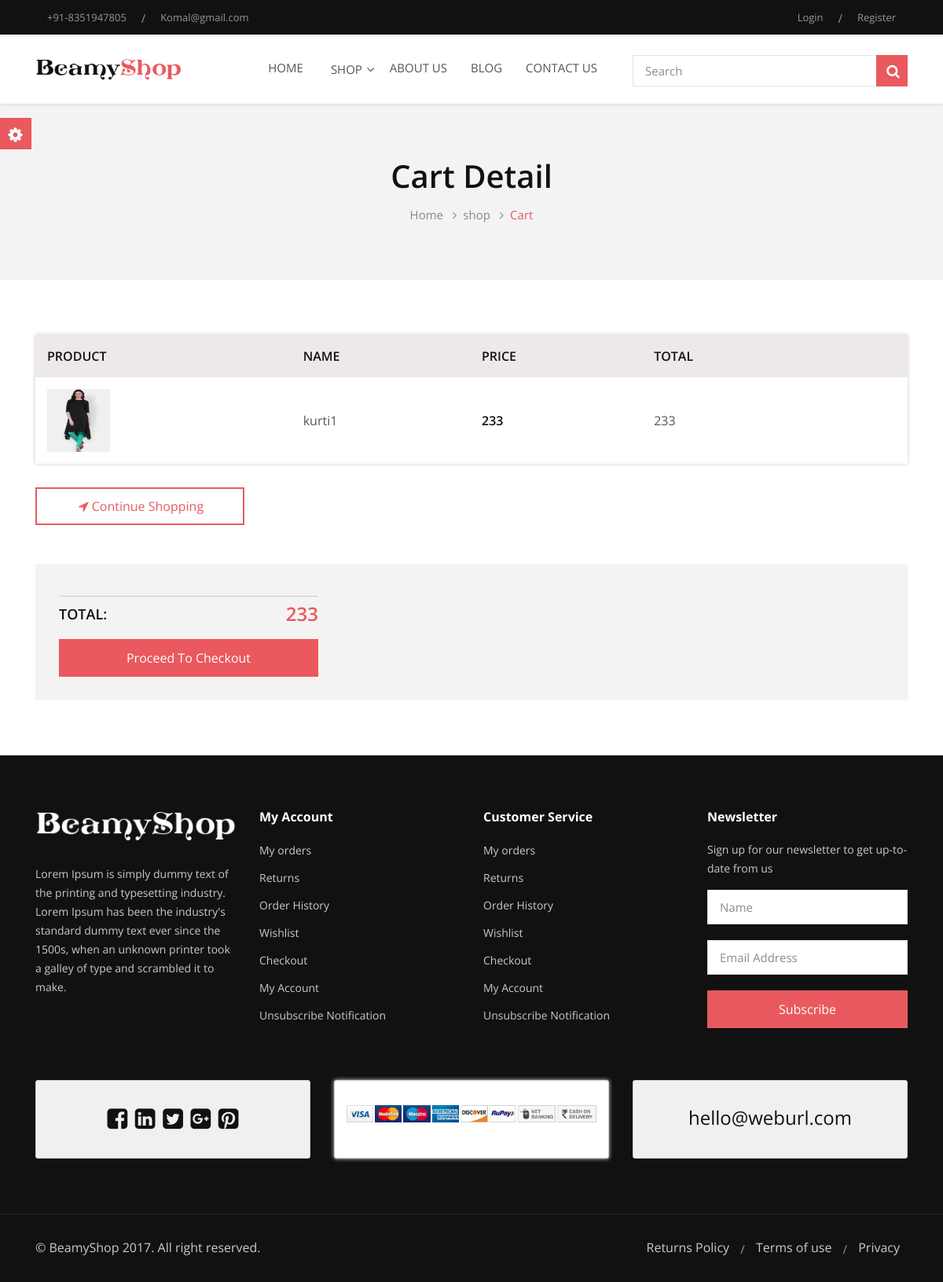
The app's page /cart.php with its own data.
### tables this page shows
CREATE TABLE `logo` (
  `lid` int(11) NOT NULL,
  `ltitle` varchar(255) NOT NULL,
  `iimage` text NOT NULL
);

CREATE TABLE `product` (
  `pid` int(11) NOT NULL,
  `pskuno` int(255) NOT NULL,
  `pcategory` varchar(255) NOT NULL,
  `psubcategory` varchar(255) NOT NULL,
  `productname` varchar(255) NOT NULL,
  `productnewprice` varchar(255) NOT NULL,
  `productoldprice` varchar(255) NOT NULL,
  `productstock` varchar(255) NOT NULL,
  `productcolor` varchar(255) NOT NULL,
  `productsize` varchar(255) NOT NULL,
  `pmultiimage` text NOT NULL,
  `pdisc` text NOT NULL,
  `pdate` timestamp NOT NULL DEFAULT CURRENT_TIMESTAMP ON UPDATE CURRENT_TIMESTAMP
);

### cart.php (the view)
<?php include('header.php')?>
    <?php
$pro=mysqli_query($con,"select * from `product`");
$product=mysqli_fetch_array($pro);
$img=explode("*",$product['pmultiimage']);
    ?>
    <section class="section_padding gray_bg intro_heading">
      <div class="container">
        <div class="row">
          <div class="col-lg-12">
            <h1>Cart Detail</h1>
            <ol class="breadcrumb">
              <li class="breadcrumb-item"><a href="">Home</a></li>
              <li class="breadcrumb-item"><a href="">shop</a></li>
              <li class="breadcrumb-item active">Cart</li>
            </ol>
          </div>
        </div>
      </div>
    </section>
    <div class="section_padding cart_detail">
      <div class="container">
        <div class="row">
          <div class="col-lg-12">
            <div class="cart_table">
              <div class="table-responsive">
                <table class="table table-striped">
                  <thead class="thead-default">
                    <tr>
                      <th>Product</th>
                      <th>Name</th>
                      <th>Price</th>
                      <th>Total</th>
                      <th>&nbsp;</th>
                    </tr>
                  </thead>
                  <tbody>
                    <tr>
                      <td class="product-thumbnail"><a href=""><img src="admin/images/product/<?=$img[0];?>"></a></td>
                      <td class="product-name"><?=$product['productname'];?></td>
                      <td class="cart_product-price"><?=$product['productnewprice'];?></td>
                     <td class="product-delet"><?=$product['productnewprice'];?></td>
                    </tr>
                  </tbody>
                </table>
              </div>
            </div>
            <div class="cart_btn_subtotal">
              <div class="row">
                <div class="col-lg-6 order-lg-6">
                </div>
                <div class="col-lg-6"> <a href="product.php" class="btn outline"><i class="fa fa-location-arrow" aria-hidden="true"></i> Continue Shopping </a> </div>
              </div>
            </div>
          </div>
        </div>
        <div class="row">
          <div class="col-lg-12">
            <div class="gray_bg padding_4x4_30 apply_subtotal">
              <div class="row">
                <div class="col-lg-4 total_final_checkout">
                  <div class="product-subtotal"> <span class="pull-left">TOTAL:</span> <span class="pull-right"><?=$product['productnewprice'];?></span> </div>
                  <a href="checkout.php?cpp=<?=$product['pid'];?>">
                  <button class="btn w-100" type="submit">Proceed To Checkout</button></a>
                </div>
              </div>
            </div>
          </div>
        </div>
      </div>
    </div>
    <?php include('footer.php'); ?>

### header.php (shortened to what this page needs)
<?php include("database.php"); ?>
<!DOCTYPE HTML>
<html lang="en">
  <head>
    <link href="assets/css/font-awesome.min.css" rel="stylesheet">
    <link rel="stylesheet" href="assets/css/bootstrap.css" type="text/css">
    <link rel="stylesheet" href="assets/css/animate.css" type="text/css">
    <link rel="stylesheet" href="assets/css/owl.carousel.css" type="text/css">
    <link rel="stylesheet" href="assets/css/flexslider.css" type="text/css">
    <link rel="stylesheet" href="assets/css/style.css" type="text/css">
    <link rel="stylesheet" href="assets/css/media-responsive.css" type="text/css">
    <link rel="stylesheet" id="switcher-css" type="text/css" href="assets/switcher/css/switcher.css" media="all"/>
    <link rel="alternate stylesheet" type="text/css" href="assets/switcher/css/light-red.css" title="light-red" media="all" data-default-color="true"/>
    <link rel="alternate stylesheet" type="text/css" href="assets/switcher/css/blue.css" title="blue" media="all"  />
    <link rel="alternate stylesheet" type="text/css" href="assets/switcher/css/pink.css" title="pink" media="all"/>
    <link rel="alternate stylesheet" type="text/css" href="assets/switcher/css/orange.css" title="orange" media="all" />
    <link rel="alternate stylesheet" type="text/css" href="assets/switcher/css/green.css" title="green" media="all" />
    <link rel="alternate stylesheet" type="text/css" href="assets/switcher/css/red.css" title="red" media="all" />
    <link rel="alternate stylesheet" type="text/css" href="assets/switcher/css/purple.css" title="purple" media="all" />
  </head>
  <body>
    <div class="switcher-wrapper">
      <div class="demo_changer">
        <div class="demo-icon customBgColor"><i class="fa fa-cog fa-spin fa-2x"></i></div>
        <div class="form_holder">
          <div class="row">
            <div class="col-lg-12">
            </div>
          </div>
        </div>
      </div>
    </div>
    <header class="header header_style1">
      <div class="secondary_bg top_bar">
        <div class="container">
          <div class="row">
            <div class="col-lg-6 col-md-6">
              <div class="top_left_menu">
                <ul>
                  <li><a href="contact-1.html">+91-8351947805</a></li>
                  <li class="divider_line">/</li>
                  <li><a href="#">Komal@gmail.com</a></li>
                </ul>
              </div>
            </div>
            <div class="col-lg-6 col-md-6">
              <div class="top_right_menu pull-right">
                <ul class="login_register">
                  <?php
                if(@$_SESSION['ses']=="abc123")
                {
                  echo '<li><a href="logout.php" data-toggle="model" data-target="">Log-out</a></li>';
                 } else{?>
                  <li><a href="#" data-toggle="modal" data-target="#login">Login</a></li>
                <?php } ?>
                  <li class="divider_line">/</li>
                  <li><a href="#" data-toggle="modal" data-target="#register"> Register</a></li>
                </ul>
              </div>
            </div>
          </div>
        </div>
      </div>
      <div class="top_menu">
        <div class="container">
          <div class="row">
            <div class="col-lg-8">
              <nav class="navbar navbar-expand-lg navbar-light bg-light">
                <div class="logo"> <a class="navbar-brand" href="index.php">
<?php
$ab=mysqli_query($con,"select * from `logo`");
$abc=mysqli_fetch_array($ab);
?>
<img src="admin/images/logo/<?=$abc['iimage'];?>" alt="image">
                </a> </div>
                <div class="collapse navbar-collapse" id="navbarSupportedContent">
                  <ul class="navbar-nav mr-auto">
                    <li class="active"><a class="dropdown-item" href="index.php">HOME</a></li>
                    <li class="nav-item dropdown">
                      <a class="nav-link dropdown-toggle" href="index.php" id="navbarDropdownMenuPage" data-toggle="dropdown" aria-haspopup="true" aria-expanded="false">Shop</a> <span class="arrow"></span>
                    </li>
                    <li><a class="dropdown-item" href="about-us.php">ABOUT US</a></li>
                    <li><a class="dropdown-item" href="blog-grid-right.php">BLOG</a></li>
                    <li><a class="dropdown-item" href="contact.php">CONTACT US</a></li>
                  </ul>
                </div>
              </nav>
            </div>
            <div class="col-lg-4">
              <div class="top_search">
                <form>
                  <div class="form-group">
                    <input type="text" class="form-control" placeholder="Search">
                    <button type="submit" class="btn search-btn"><i class="fa fa-search" aria-hidden="true"></i></button>
                  </div>
                </form>
              </div>
            </div>
          </div>
        </div>
      </div>
    </header>

### assets/switcher/css/switcher.css (style rules this page uses)
.demo_changer { z-index: 1001; position: fixed; left: -71px; top: 150px; font-weight: 400 !important; }
.demo_changer, .demo_changer p { color: #545454 !important; }
.demo_changer i { color: #fff; font-size: 21px; }
.demo_changer .demo-icon { background:#E9595E; border-style: solid solid solid none; border-width: 1px 1px 1px 0px; border-color: #ddd; cursor: pointer; text-align: center; padding: 2px; float: right; height:40px; line-height: 40px; width: 40px; }
.demo_changer .form_holder { background: #ffffff; border: 1px solid #ddd; border-radius: 0; cursor: pointer; float: right; font-size: 12px; padding: 6px; width: 71px; }

### assets/switcher/css/light-red.css (style rules this page uses)
a, .btn-link, .car-title-m h6 a:hover, .featured-car-content > h6 a:hover, .footer-top ul li a:hover, .get-intouch a:hover, .blog-content h5 a:hover, .blog-info-box li a:hover, .control-label span, .angle_arrow i, .contact_detail li a:hover, .team_more_info p a:hover, .error_text_m h2, .search_btn, .popular_post_title a:hover, .categories_list ul li a:hover, .categories_list ul li a:hover:after, .article_meta ul li a:hover, .articale_header h2 a:hover, .btn.outline, .share_article ul li, .contact-info a:hover, .social-follow a:hover, .radio input[type=radio]:checked + label:before, .checkbox input[type=checkbox]:checked + label:before, .product-listing-content h5 a:hover, .pricing_info .price, .product-column-info .price, .text-primary, .footer_widget ul li a:hover, .header_search button:hover, .header_widgets a:hover, .navbar-default .navbar-nav > li.active a, .navbar-default .navbar-nav > li:focus a, .navbar-default .navbar-nav > li:hover a, .navbar-default .navbar-nav > .active > a:hover, .navbar-default .navbar-nav > .open > a, .navbar-default .navbar-nav > .open > a:focus, .navbar-default .navbar-nav > .open > a:hover, .my_vehicles_list ul.vehicle_listing li a:hover, .dealer_contact_info a:hover, .widget_heading i, .dealers_listing .dealer_info h5 a:hover, .main_features ul li p, .listing_detail_head .price_info p, .listing_other_info button:hover, .compare_info table td i, .compare_info table th i, #accessories i, .price, .inventory_info_list ul li i, .services_info h4 a:hover, .about_info .icon_box, .btn.white_outline:hover, .btn.white_outline:focus, .breadcrumb-item.active, .clients_footer:after, .checkout-total td, .cart-subtotal, .cart_final_total, .product-subtotal, .card .card-header a { color:#E9595E; fill: #E9595E; }
.btn, .nav-tabs > li.active > a, .nav-tabs > li.active > a:focus, .nav-tabs > li.active > a:hover, .recent-tab .nav.nav-tabs li.active a, .fun-facts-m, .featured-icon, .owl-pagination .owl-page.active, #testimonial-slider .owl-pagination .owl-page.active, .social-follow.footer-social a:hover, .back-top a, .team_more_info ul li a:hover, .tag_list ul li a:hover, .pagination ul li.current, .pagination ul li:hover, .btn.outline:hover, .btn.outline:focus, .share_article ul li:hover, .nav-tabs > li a:hover, .nav-tabs > li a:focus, .label-icon, .navbar-default .navbar-toggle .icon-bar, .navbar-default .navbar-toggle:focus, .navbar-default .navbar-toggle:hover, .label_icon, .add_compare .checkbox, .search_other, .vs, .td_divider, .search_other_inventory, #other_info, .main_bg, .slider .slider-handle, .slider .slider-selection, .primary-bg, .off, .member_social_info ul li a:hover, .custom-control-input:checked ~ .custom-control-indicator, .col_theme, input[type="submit"], .page-item.active .page-link, .product-price .discount, #detail_slider2 .flex-direction-nav a:hover:before, .list_quick_view a:hover, .demo_changer .demo-icon { background-color: #E9595E; fill: #E9595E; border-color:#E9595E; }
.nav-tabs > li.active > a, .nav-tabs > li.active > a:focus, .nav-tabs > li.active > a:hover, .social-follow.footer-social a:hover, .page-header, .tag_list ul li a:hover, .btn.outline, .share_article ul li, blockquote, .social-follow a:hover, .radio label:before, .navbar-default .navbar-toggle, .owl-buttons div, .about_info .icon_box, input[type="text"]:hover, input[type="text"]:focus, input[type="password"]:hover, input[type="password"]:focus, input[type="number"]:hover, input[type="number"]:focus, input[type="email"]:hover, input[type="email"]:focus, input[type="url"]:hover, input[type="url"]:focus, input[type="search"]:hover, input[type="search"]:focus, select:hover, select:focus, textarea:hover, textarea:focus { border-color: ##E9595E; }

### records on screen
logo: iimage (picture)
product: pmultiimage (picture), productname "kurti1", productnewprice "233"
